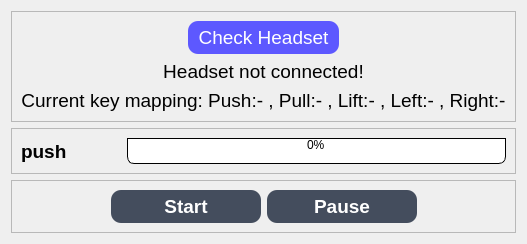
              <widget class="QWidget" name="KeyPage">
               <layout class="QVBoxLayout" name="verticalLayout_18">
                <item>
                 <widget class="QFrame" name="frame_22">
                  <property name="frameShape">
                   <enum>QFrame::StyledPanel</enum>
                  </property>
                  <property name="frameShadow">
                   <enum>QFrame::Raised</enum>
                  </property>
                  <layout class="QVBoxLayout" name="verticalLayout_19">
                   <item alignment="Qt::AlignHCenter">
                    <widget class="QPushButton" name="keyCheckBtn">
                     <property name="sizePolicy">
                      <sizepolicy hsizetype="Expanding" vsizetype="Maximum">
                       <horstretch>0</horstretch>
                       <verstretch>0</verstretch>
                      </sizepolicy>
                     </property>
                     <property name="font">
                      <font>
                       <pointsize>14</pointsize>
                      </font>
                     </property>
                     <property name="styleSheet">
                      <string notr="true">QPushButton{
	background-color:rgb(93, 88, 255);
	color:rgb(255, 255, 255);
	padding: 5px 10px; 
	border-top-left-radius: 10px;
	border-top-right-radius: 10px;
	border-bottom-left-radius: 10px;
	border-bottom-right-radius: 10px;
	border-left: 2px solidrgb(135, 153, 184);
	border-right: 2px solidrgb(135, 153, 184);
	border-top: 2px solidrgb(135, 153, 184);
	border-bottom: 2px solidrgb(135, 153, 184);
}
QPushButton:hover{
	background-color:rgb(43, 34, 173);
}
QPushButton:pressed{
	background-color:rgb(126, 255, 247);
}
</string>
                     </property>
                     <property name="text">
                      <string>Check Headset</string>
                     </property>
                     <property name="icon">
                      <iconset resource="../GRH-Home-BCI-git/resources.qrc">
                       <normaloff>:/icons/icons/headphones.svg</normaloff>:/icons/icons/headphones.svg</iconset>
                     </property>
                     <property name="iconSize">
                      <size>
                       <width>30</width>
                       <height>30</height>
                      </size>
                     </property>
                    </widget>
                   </item>
                   <item alignment="Qt::AlignHCenter">
                    <widget class="QLabel" name="keyHeadLabel">
                     <property name="font">
                      <font>
                       <pointsize>14</pointsize>
                      </font>
                     </property>
                     <property name="text">
                      <string>Headset not connected!</string>
                     </property>
                     <property name="alignment">
                      <set>Qt::AlignCenter</set>
                     </property>
                    </widget>
                   </item>
                   <item alignment="Qt::AlignHCenter">
                    <widget class="QLabel" name="keyStatLabel">
                     <property name="font">
                      <font>
                       <pointsize>14</pointsize>
                      </font>
                     </property>
                     <property name="text">
                      <string>Current key mapping: Push:- , Pull:- , Lift:- , Left:- , Right:-</string>
                     </property>
                     <property name="alignment">
                      <set>Qt::AlignCenter</set>
                     </property>
                    </widget>
                   </item>
                  </layout>
                 </widget>
                </item>
                <item>
                 <widget class="QFrame" name="frame_20">
                  <property name="frameShape">
                   <enum>QFrame::StyledPanel</enum>
                  </property>
                  <property name="frameShadow">
                   <enum>QFrame::Raised</enum>
                  </property>
                  <layout class="QHBoxLayout" name="horizontalLayout_8">
                   <item alignment="Qt::AlignLeft">
                    <widget class="QLabel" name="keyLabel">
                     <property name="sizePolicy">
                      <sizepolicy hsizetype="Fixed" vsizetype="Preferred">
                       <horstretch>0</horstretch>
                       <verstretch>0</verstretch>
                      </sizepolicy>
                     </property>
                     <property name="minimumSize">
                      <size>
                       <width>60</width>
                       <height>0</height>
                      </size>
                     </property>
                     <property name="font">
                      <font>
                       <pointsize>14</pointsize>
                       <weight>75</weight>
                       <bold>true</bold>
                      </font>
                     </property>
                     <property name="text">
                      <string>push</string>
                     </property>
                    </widget>
                   </item>
                   <item>
                    <spacer name="horizontalSpacer_9">
                     <property name="orientation">
                      <enum>Qt::Horizontal</enum>
                     </property>
                     <property name="sizeType">
                      <enum>QSizePolicy::Preferred</enum>
                     </property>
                     <property name="sizeHint" stdset="0">
                      <size>
                       <width>40</width>
                       <height>20</height>
                      </size>
                     </property>
                    </spacer>
                   </item>
                   <item>
                    <widget class="QProgressBar" name="keyProgressBar">
                     <property name="styleSheet">
                      <string notr="true">QProgressBar {
border: 1px solid black;
text-align: top;
padding: 1px;
border-bottom-right-radius: 7px;
border-bottom-left-radius: 7px;
background: QLinearGradient( x1: 0, y1: 0, x2: 1, y2: 0,
stop: 0 #fff,
stop: 0.4999 #eee,
stop: 0.5 #ddd,
stop: 1 #eee );
width: 15px;
}

QProgressBar::chunk {
background: QLinearGradient( x1: 0, y1: 0, x2: 1, y2: 0,
stop: 0 #78d,
stop: 0.4999 #46a,
stop: 0.5 #45a,
stop: 1 #238 );
border-bottom-right-radius: 7px;
border-bottom-left-radius: 7px;
border: 1px solid black;
}</string>
                     </property>
                     <property name="value">
                      <number>0</number>
                     </property>
                    </widget>
                   </item>
                  </layout>
                 </widget>
                </item>
                <item>
                 <widget class="QFrame" name="frame_21">
                  <property name="frameShape">
                   <enum>QFrame::StyledPanel</enum>
                  </property>
                  <property name="frameShadow">
                   <enum>QFrame::Raised</enum>
                  </property>
                  <layout class="QHBoxLayout" name="horizontalLayout_9">
                   <item>
                    <spacer name="horizontalSpacer_28">
                     <property name="orientation">
                      <enum>Qt::Horizontal</enum>
                     </property>
                     <property name="sizeHint" stdset="0">
                      <size>
                       <width>40</width>
                       <height>20</height>
                      </size>
                     </property>
                    </spacer>
                   </item>
                   <item alignment="Qt::AlignHCenter">
                    <widget class="QPushButton" name="keyStartBtn">
                     <property name="sizePolicy">
                      <sizepolicy hsizetype="Expanding" vsizetype="Maximum">
                       <horstretch>0</horstretch>
                       <verstretch>0</verstretch>
                      </sizepolicy>
                     </property>
                     <property name="minimumSize">
                      <size>
                       <width>150</width>
                       <height>0</height>
                      </size>
                     </property>
                     <property name="font">
                      <font>
                       <pointsize>14</pointsize>
                       <weight>75</weight>
                       <bold>true</bold>
                      </font>
                     </property>
                     <property name="styleSheet">
                      <string notr="true">QPushButton{
	background-color:rgb(68, 77, 93);
	color:rgb(255, 255, 255);
	padding: 5px 10px; 
	border-top-left-radius: 10px;
	border-top-right-radius: 10px;
	border-bottom-left-radius: 10px;
	border-bottom-right-radius: 10px;
	border-left: 2px solidrgb(135, 153, 184);
	border-right: 2px solidrgb(135, 153, 184);
	border-top: 2px solidrgb(135, 153, 184);
	border-bottom: 2px solidrgb(135, 153, 184);
}
QPushButton:hover{
	background-color:rgb(148, 168, 202);
}
QPushButton:pressed{
	background-color:rgb(106, 255, 156);
}
</string>
                     </property>
                     <property name="text">
                      <string>Start</string>
                     </property>
                     <property name="icon">
                      <iconset resource="../GRH-Home-BCI-git/resources.qrc">
                       <normaloff>:/icons/icons/fast-forward.svg</normaloff>:/icons/icons/fast-forward.svg</iconset>
                     </property>
                     <property name="iconSize">
                      <size>
                       <width>30</width>
                       <height>30</height>
                      </size>
                     </property>
                    </widget>
                   </item>
                   <item alignment="Qt::AlignHCenter">
                    <widget class="QPushButton" name="keyPauseBtn">
                     <property name="sizePolicy">
                      <sizepolicy hsizetype="Expanding" vsizetype="Maximum">
                       <horstretch>0</horstretch>
                       <verstretch>0</verstretch>
                      </sizepolicy>
                     </property>
                     <property name="minimumSize">
                      <size>
                       <width>150</width>
                       <height>0</height>
                      </size>
                     </property>
                     <property name="font">
                      <font>
                       <pointsize>14</pointsize>
                       <weight>75</weight>
                       <bold>true</bold>
                      </font>
                     </property>
                     <property name="styleSheet">
                      <string notr="true">QPushButton{
	background-color:rgb(68, 77, 93);
	color:rgb(255, 255, 255);
	padding: 5px 10px; 
	border-top-left-radius: 10px;
	border-top-right-radius: 10px;
	border-bottom-left-radius: 10px;
	border-bottom-right-radius: 10px;
	border-left: 2px solidrgb(135, 153, 184);
	border-right: 2px solidrgb(135, 153, 184);
	border-top: 2px solidrgb(135, 153, 184);
	border-bottom: 2px solidrgb(135, 153, 184);
}
QPushButton:hover{
	background-color:rgb(148, 168, 202);
}
QPushButton:pressed{
	background-color:rgb(254, 255, 138);

}
</string>
                     </property>
                     <property name="text">
                      <string>Pause</string>
                     </property>
                     <property name="icon">
                      <iconset resource="../GRH-Home-BCI-git/resources.qrc">
                       <normaloff>:/icons/icons/pause.svg</normaloff>:/icons/icons/pause.svg</iconset>
                     </property>
                     <property name="iconSize">
                      <size>
                       <width>30</width>
                       <height>30</height>
                      </size>
                     </property>
                    </widget>
                   </item>
                   <item>
                    <spacer name="horizontalSpacer_29">
                     <property name="orientation">
                      <enum>Qt::Horizontal</enum>
                     </property>
                     <property name="sizeHint" stdset="0">
                      <size>
                       <width>40</width>
                       <height>20</height>
                      </size>
                     </property>
                    </spacer>
                   </item>
                  </layout>
                 </widget>
                </item>
               </layout>
              </widget>
